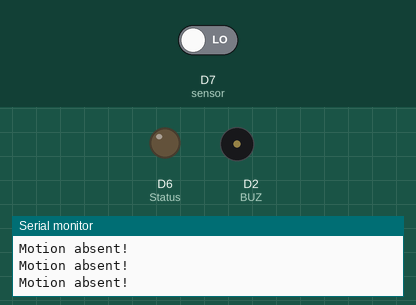
Simulated run of this sketch. Board: ESP8266 (NodeMCU). On the bench: output pins drawn as LEDs (lit = HIGH), buzzer (waves = sounding, pin HIGH), the last lines printed to the serial monitor. Inputs (shaded band) come from the test bench; at power-on: D7 (sensor) LOW.

Above: at 2.8 s.
2.9 s: D7 (sensor) driven HIGH
At 3.7 s:
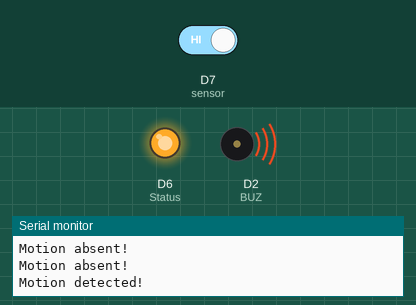
4.5 s: D7 (sensor) driven LOW
At 6.4 s:
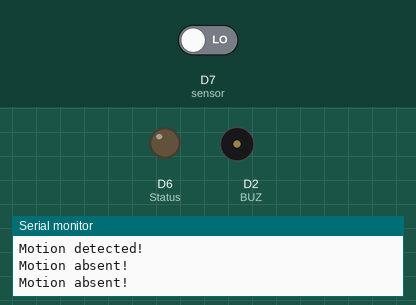
Timing chart, 0 to 7.9 s (numbered marks = the images above; inputs shaded):
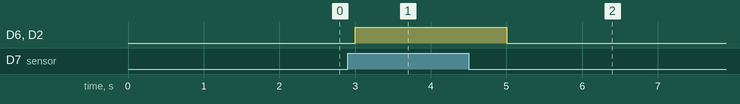

The sketch:

NodeMCU_PIR_1.ino
```cpp
int Status = 12;  // Digital pin D6

int sensor = 13;  // Digital pin D7

#define BUZ D2

void setup() {

  pinMode(sensor, INPUT);   // declare sensor as input
  pinMode(Status, OUTPUT);  // declare LED as output
  pinMode(BUZ, OUTPUT);
  Serial.begin(9600);
  Serial.println("PIR Test 123!");
}

void loop() {

  long state = digitalRead(sensor);
    if(state == HIGH) {
      digitalWrite (Status, HIGH);
      digitalWrite (BUZ, HIGH);
      Serial.println("Motion detected!");
      delay(1000);
    }
    else {
      digitalWrite (Status, LOW);
      digitalWrite (BUZ, LOW);
      Serial.println("Motion absent!");
      delay(1000);
      }
}
```

Measured:
- after the input at 2.9 s, D6 (Status), D2 (BUZ): LOW → HIGH after 0.10 s
- after the input at 4.5 s, D6 (Status), D2 (BUZ): HIGH → LOW after 0.50 s
